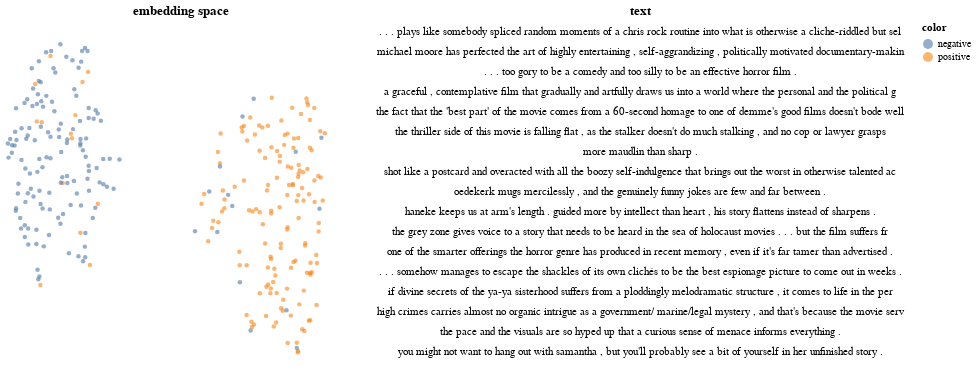

Notebook cell for this chart:
### Markdown cell above
### Visualize the Reasoning Embeddings

Let's visualize how the LLM's reasoning clusters different sentiments in 2D space. By embedding and visualizing the reasoning of the LLM-classifier, we can actually see the decision boundary that has been created and inspect why certain examples have been classified incorrectly in the two clusters.

### Code cell
import cluestar

# Create an interactive visualization with cluestar
cluestar.plot_text(
    X=reduced_features,
    texts=X_train["review"].to_list(),
    color_array=y_train.to_list(),
)

### Figure 1 — Vega-Lite specification as saved in the notebook (floating-point values rounded to 4 significant figures; data arrays with more than 128 entries replaced by an {"elided": "..."} marker saying what was removed)
{"config": {"view": {"continuousWidth": 300, "continuousHeight": 300, "strokeWidth": 0}, "axis": {"grid": false}}, "hconcat": [{"mark": {"type": "circle", "opacity": 0.6, "size": 20}, "encoding": {"color": {"field": "color", "type": "nominal"}, "tooltip": [{"field": "text", "type": "nominal"}], "x": {"axis": null, "field": "x1", "scale": {"zero": false}, "type": "quantitative"}, "y": {"axis": null, "field": "x2", "scale": {"zero": false}, "type": "quantitative"}}, "height": 350, "name": "view_1", "title": "embedding space", "width": 350}, {"mark": {"type": "text"}, "encoding": {"text": {"field": "trunc_text", "type": "nominal"}, "x": {"axis": null, "field": "r", "type": "quantitative"}, "y": {"axis": null, "field": "row_number", "type": "ordinal"}}, "title": "text", "transform": [{"window": [{"op": "row_number", "field": "", "as": "row_number"}]}, {"filter": {"param": "param_1"}}, {"window": [{"op": "rank", "field": "row_number", "as": "rank"}]}, {"filter": "(datum.rank < 18)"}]}], "data": {"name": "data-e0ffc4b780eb1b5baf9fb99a9084ce01"}, "params": [{"name": "param_1", "select": {"type": "interval"}, "views": ["view_1"]}], "$schema": "https://vega.github.io/schema/vega-lite/v5.20.1.json", "datasets": {"data-e0ffc4b780eb1b5baf9fb99a9084ce01": {"elided": "300 records"}}}
